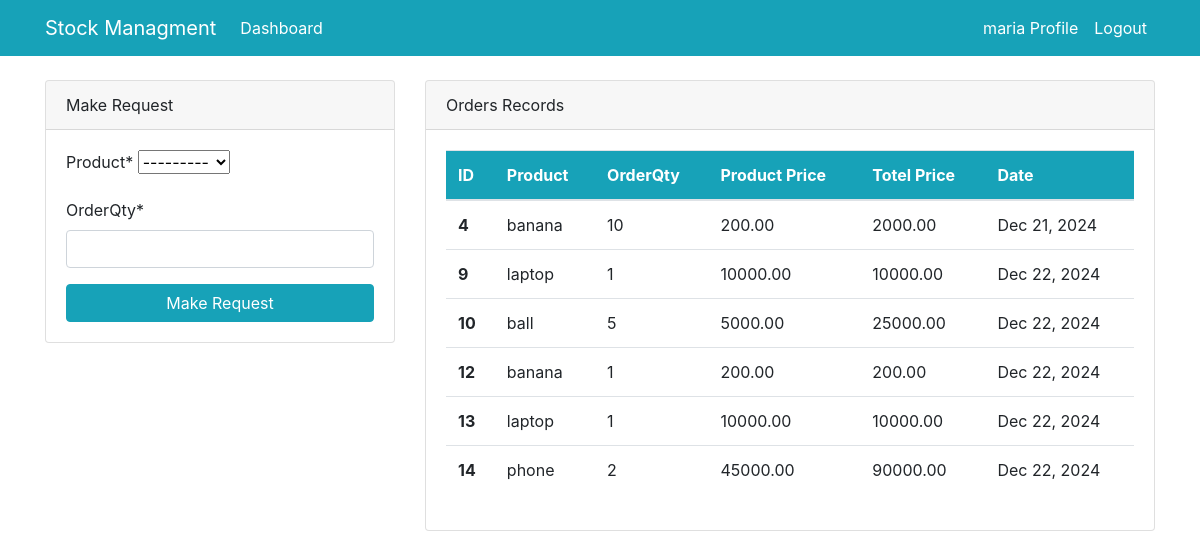
The page /dashboard/ (signed in) on the database its author committed.
### dashboard/models.py (models this page shows, shortened)
class Order(models.Model):
    product=models.ForeignKey(Product,on_delete=models.CASCADE,null=True)
    staff=models.ForeignKey(User,models.CASCADE,null=True)
    orderQty=models.PositiveIntegerField(null=True)
    date=models.DateTimeField(auto_now_add=True)
    class Meta:
        verbose_name_plural='Oder'
    @property
    def total_price(self):
        return self.product.prixUnit * self.orderQty

class Product(models.Model):
    name=models.CharField(max_length=100,null=True)
    category=models.CharField(max_length=20,choices=CATEGORY,null=True)
    quantity=models.PositiveIntegerField(null=True)
    prixUnit=models.DecimalField(max_digits=10, decimal_places=2,null=True)
    class Meta:
        verbose_name_plural='Product'
    def __str__(self):
        return f'{self.name}'

### dashboard/views.py (the view)
# urls.py: path('dashboard/', views.index, name='dashboard-index'),
@login_required
def index(request):
    orders=Order.objects.all()
    products=Product.objects.all()
    worker_count=User.objects.all().count()
    order_count=Order.objects.all().count()
    products_count=Product.objects.all().count()
    if request.method=='POST':
        form=OrderForm(request.POST)
        if form.is_valid():
            instance =form.save(commit=False)
            instance.staff=request.user
            product=instance.product
            if product.quantity > 0 and (instance.orderQty <= product.quantity) :
                product.quantity-=instance.orderQty
                product.save()
                instance.save()
            return redirect('dashboard-index')
    else:
        form=OrderForm()
    context={
        'orders':orders,
        'form':form,
        'products':products,
        'worker_count':worker_count,
        'order_count':order_count,
        'products_count':products_count,
    }
    return  render(request,'dashboard/index.html',context)

### dashboard/forms.py
class OrderForm(forms.ModelForm):
    class Meta:
        model=Order
        fields=['product','orderQty']

### templates/dashboard/index.html (shortened to what this page needs)
{% extends "partial/base.html" %}
{% block content %}
{% if user.is_authenticated and user.is_staff and user.is_superuser %}
{% include "partial/topnav.html" %}
     <div class="container">
        <div class="row my-5">
            <div class="col-md-6">
                <div class="bg-white">
                    <canvas id="myChart1" width="400" height="300"></canvas>
                    <script>
                        var ctx = document.getElementById('myChart1').getContext('2d');
                        var myChart1 = new Chart(ctx, {
                            type: 'pie',
                            data: {
                                labels: [{% for order in orders  %} '{{ order.product.name }}', {% endfor %}],
                                datasets: [{
                                    label: 'Orders',
                                    data: [{% for order in orders  %} '{{ order.orderQty }}', {% endfor %}],
                                    backgroundColor: [
                                        'rgba(255, 99, 132, 1)',
                                        'rgba(54, 162, 235, 1)',
                                        'rgba(255, 206, 86, 1)',
                                        'rgba(75, 192, 192, 1)',
                                        'rgba(153, 102, 255, 1)',
                                        'rgba(255, 159, 64, 1)',
                                        'rgba(255, 99, 132, 1)',
                                        'rgba(100, 162, 235, 1)',
                                        'rgba(255, 255, 86, 1)',
                                        'rgba(255, 192, 192, 1)',
                                        'rgba(50, 102, 255, 1)',
                                        'rgba(255, 50, 64, 1)'
                                    ],
                                    borderColor: [
                                        'rgba(255, 99, 132, 1)',
                                        'rgba(54, 162, 235, 1)',
                                        'rgba(255, 206, 86, 1)',
                                        'rgba(75, 192, 192, 1)',
                                        'rgba(153, 102, 255, 1)',
                                        'rgba(255, 159, 64, 1)',
                                        'rgba(255, 99, 132, 1)',
                                        'rgba(100, 162, 235, 1)',
                                        'rgba(255, 255, 86, 1)',
                                        'rgba(255, 192, 192, 1)',
                                        'rgba(50, 102, 255, 1)',
                                        'rgba(255, 50, 64, 1)'
                                    ],
                                    borderWidth: 1
                                }]
                            },
                            options: {
                                scales: {
                                    yAxes: [{
                                        ticks: {
                                            beginAtZero: true
                                        }
                                    }]
                                }
                            }
                        });
                    </script>
                </div>
            </div>
            <div class="col-md-6">
                <div class="bg-white">
                    <canvas id="myChart" width="400" height="300"></canvas>
                    <script>
                        var ctx = document.getElementById('myChart').getContext('2d');
                        var myChart = new Chart(ctx, {
                            type: 'bar',
                            data: {
                                labels: [{% for product in products  %} '{{ product.name }}', {% endfor %}],
                                datasets: [{
                                    label: 'Products',
                                    data: [{% for product in products  %} '{{ product.quantity }}', {% endfor %}],
                                    backgroundColor: [
                                        'rgba(255, 99, 132, 1)',
                                        'rgba(54, 162, 235, 1)',
                                        'rgba(255, 206, 86, 1)',
                                        'rgba(75, 192, 192, 1)',
                                        'rgba(153, 102, 255, 1)',
                                        'rgba(255, 159, 64, 1)'
                                    ],
                                    borderColor: [
                                        'rgba(255, 99, 132, 1)',
                                        'rgba(54, 162, 235, 1)',
                                        'rgba(255, 206, 86, 1)',
                                        'rgba(75, 192, 192, 1)',
                                        'rgba(153, 102, 255, 1)',
                                        'rgba(255, 159, 64, 1)'
                                    ],
                                    borderWidth: 1
                                }]
                            },
                            options: {
                                scales: {
                                    yAxes: [{
                                        ticks: {
                                            beginAtZero: true
                                        }
                                    }]
                                }
                            }
                        });
                    </script>
                </div>
            </div>
        </div>
    </div>
{% else %}
    {% include "dashboard/staff_index.html" %}
{% endif %}
{% endblock %}

### templates/partial/nav.html (shortened to what this page needs)
<nav class="navbar navbar-expand-lg navbar-info bg-info">
    {% if user.is_authenticated %}
    <div class="container">
        <a class="navbar-brand text-white" href="{% url "dashboard-index" %}">Stock Managment</a>
        <div class="collapse navbar-collapse" id="navbarSupportedContent">
            <ul class="navbar-nav mr-auto">
                <li class="nav-item active">
                    <a class="nav-link text-white" href="{% url "dashboard-index" %}">Dashboard </a>
                </li>
            </ul>
            <ul class="navbar-nav ml-auto">
                <li class="nav-item active">
                    <a class="nav-link text-white" href="{% url "user-profile" %}">{{user.username}} Profile </a>
                </li>
                <li class="nav-item">
                     <form method="post" action="{% url 'user-logout' %}">
                        <button type="submit" class="nav-link text-white" style="border: none; background: none; padding: 5;">
                            Logout
                        </button>
                    </form>
                </li>
            </ul>
            {% endif %}
        </div>
    </div>
</nav>

### templates/dashboard/staff_index.html (shortened to what this page needs)
{% load crispy_forms_tags %}
<div class="container">
    <div class="row mt-4">
        <div class="col-md-4">
            <div class="card">
                <div class="card-header">
                    Make Request
                </div>
                <div class="card-body">
                    <form method="POST">
                        {{form|crispy}}
                        <input class="btn btn-info btn-block" type="submit" value="Make Request">
                    </form>
                </div>
            </div>
        </div>
        <div class="col-md-8">
            <div class="card">
                <div class="card-header">
                    Orders Records
                </div>
                <div class="card-body">
                    <table class="table bg-white">
                        <thead class="bg-info">
                            <tr class="text-white">
                                <th scope="col">ID</th>
                                <th scope="col">Product</th>
                                <th scope="col">OrderQty</th>
                                <th scope="col">Product Price</th>
                                <th scope="col">Totel Price</th>
                                <th scope="col">Date</th>
                            </tr>
                        </thead>
                        <tbody>
                            {% for item in orders %}
                            {% if item.staff == user %}
                            <tr>
                                <th scope="row"> {{item.id}} </th>
                                <td>{{item.product}}</td>
                                <td>{{item.orderQty}}</td>
                                <td>{{item.product.prixUnit}}</td>
                                <td>{{item.total_price}}</td>
                                <td>{{item.date|date:"M d, Y"}}</td>
                            </tr>
                            {% endif %}
                            {% endfor %}
                        </tbody>
                    </table>
                </div>
            </div>
        </div>
    </div>
</div>

### static/style.css (style rules this page uses)
body { background: rgb(255, 255, 255); }

### rows shown on the page
Order: id "4", product "banana", orderQty "10", product.prixUnit "200.00", total_price "2000.00", date "Dec 21, 2024"
Order: id "9", product "laptop", orderQty "1", product.prixUnit "10000.00", total_price "10000.00", date "Dec 22, 2024"
Order: id "10", product "ball", orderQty "5", product.prixUnit "5000.00", total_price "25000.00", date "Dec 22, 2024"
Order: id "12", product "banana", orderQty "1", product.prixUnit "200.00", total_price "200.00", date "Dec 22, 2024"
Order: id "13", product "laptop", orderQty "1", product.prixUnit "10000.00", total_price "10000.00", date "Dec 22, 2024"
Order: id "14", product "phone", orderQty "2", product.prixUnit "45000.00", total_price "90000.00", date "Dec 22, 2024"

### other values the page prints
{{ user.username }} "maria"
